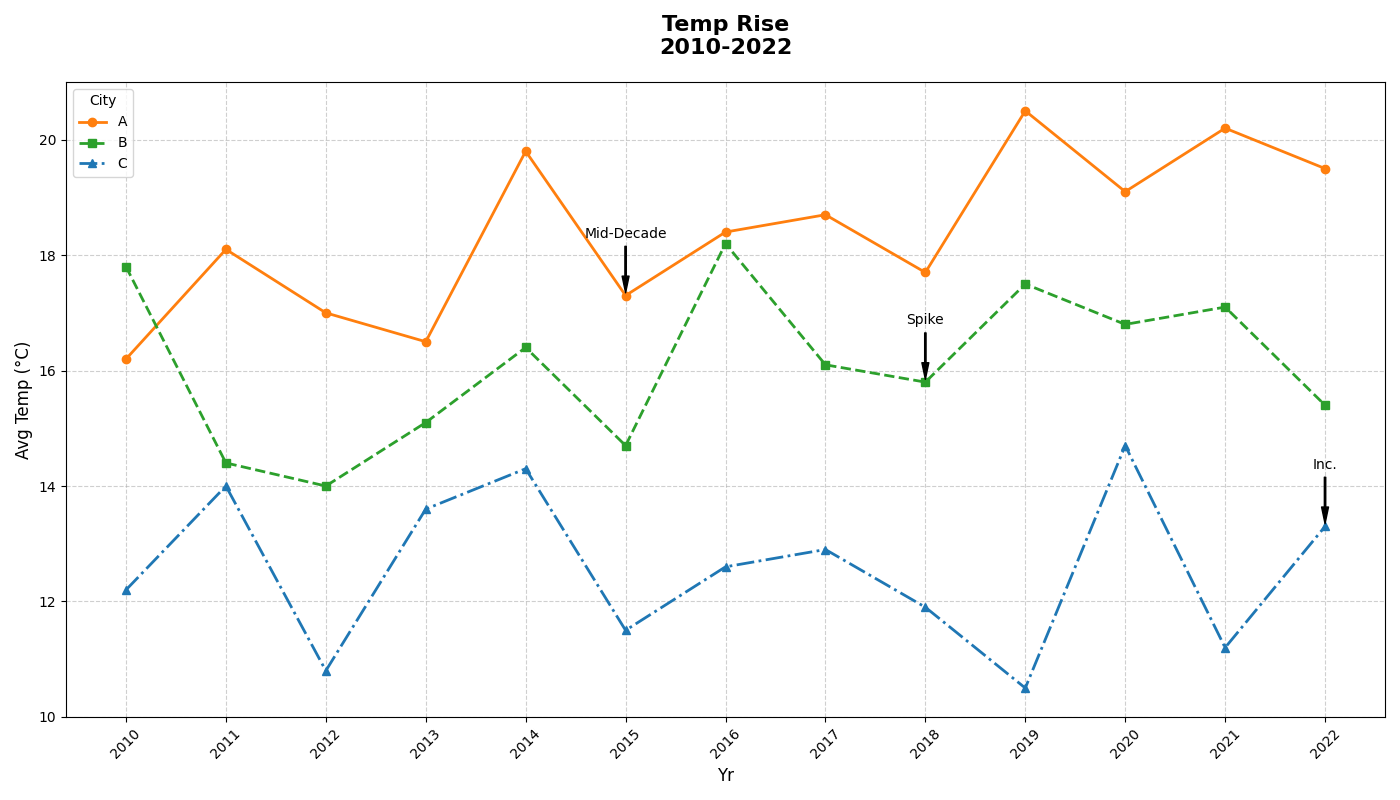

Write the Python code that produced this figure.
import matplotlib.pyplot as plt
import numpy as np

years = np.arange(2010, 2023)

city_A_temps = [16.2, 18.1, 17.0, 16.5, 19.8, 17.3, 18.4, 18.7, 17.7, 20.5, 19.1, 20.2, 19.5]
city_B_temps = [17.8, 14.4, 14.0, 15.1, 16.4, 14.7, 18.2, 16.1, 15.8, 17.5, 16.8, 17.1, 15.4]
city_C_temps = [12.2, 14.0, 10.8, 13.6, 14.3, 11.5, 12.6, 12.9, 11.9, 10.5, 14.7, 11.2, 13.3]

fig, ax = plt.subplots(figsize=(14, 8))

# Manually shuffled colors
ax.plot(years, city_A_temps, marker='o', linestyle='-', color='#ff7f0e', linewidth=2, label='A')
ax.plot(years, city_B_temps, marker='s', linestyle='--', color='#2ca02c', linewidth=2, label='B')
ax.plot(years, city_C_temps, marker='^', linestyle='-.', color='#1f77b4', linewidth=2, label='C')

ax.set_title('Temp Rise\n2010-2022', fontsize=16, fontweight='bold', pad=20)
ax.set_xlabel('Yr', fontsize=12)
ax.set_ylabel('Avg Temp (°C)', fontsize=12)

ax.set_xticks(years)
ax.set_xticklabels(years, rotation=45)

ax.legend(title='City', loc='upper left', fontsize=10)

annotations = {
    2015: ("Mid-Decade", city_A_temps[5]),
    2018: ("Spike", city_B_temps[8]),
    2022: ("Inc.", city_C_temps[12]),
}

for year, (text, y_value) in annotations.items():
    ax.annotate(text, xy=(year, y_value), xytext=(year, y_value + 1),
                arrowprops=dict(facecolor='black', shrink=0.05, width=1, headwidth=5), fontsize=10, color='black', ha='center')

ax.grid(True, linestyle='--', alpha=0.6)

plt.tight_layout()

plt.show()
